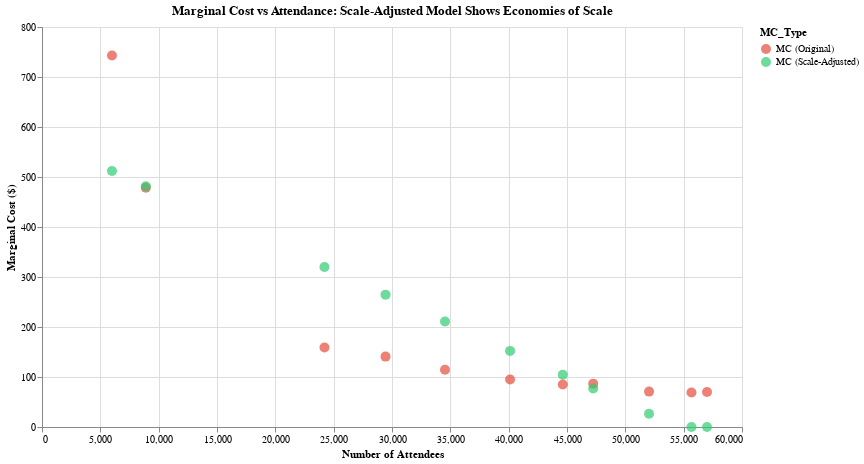

Source (notebook cell):
### Code cell
# Show the marginal cost relationship
mc_comparison = analysis_data_valid[['Month', 'Month_Label', 'Estimated_Attendees', 
                                       'MC_Positive', 'MC_Scale_Adjusted']].copy()

# Reshape
mc_long = pd.melt(
    mc_comparison,
    id_vars=['Month', 'Month_Label', 'Estimated_Attendees'],
    value_vars=['MC_Positive', 'MC_Scale_Adjusted'],
    var_name='MC_Type',
    value_name='Marginal_Cost'
)

mc_long['MC_Type'] = mc_long['MC_Type'].replace({
    'MC_Positive': 'MC (Original)',
    'MC_Scale_Adjusted': 'MC (Scale-Adjusted)'
})

# Scatter plot with trend line
scatter = alt.Chart(mc_long).mark_circle(size=100).encode(
    x=alt.X('Estimated_Attendees:Q', title='Number of Attendees'),
    y=alt.Y('Marginal_Cost:Q', title='Marginal Cost ($)'),
    color=alt.Color('MC_Type:N',
                    scale=alt.Scale(domain=['MC (Original)', 'MC (Scale-Adjusted)'],
                                   range=['#e74c3c', '#2ecc71'])),
    tooltip=[
        alt.Tooltip('Month_Label:N', title='Month'),
        alt.Tooltip('Estimated_Attendees:Q', title='Attendees', format=','),
        alt.Tooltip('Marginal_Cost:Q', title='MC', format='$,.2f'),
        alt.Tooltip('MC_Type:N', title='Type')
    ]
).properties(
    title='Marginal Cost vs Attendance: Scale-Adjusted Model Shows Economies of Scale',
    width=700,
    height=400
)

scatter

### Figure 1 — Vega-Lite specification as saved in the notebook (floating-point values rounded to 4 significant figures)
{"config": {"view": {"continuousWidth": 300, "continuousHeight": 300}}, "data": {"name": "data-23811bd9707061179cd5f3a5c8b4f0a9"}, "mark": {"type": "circle", "size": 100}, "encoding": {"color": {"field": "MC_Type", "scale": {"domain": ["MC (Original)", "MC (Scale-Adjusted)"], "range": ["#e74c3c", "#2ecc71"]}, "type": "nominal"}, "tooltip": [{"field": "Month_Label", "title": "Month", "type": "nominal"}, {"field": "Estimated_Attendees", "format": ",", "title": "Attendees", "type": "quantitative"}, {"field": "Marginal_Cost", "format": "$,.2f", "title": "MC", "type": "quantitative"}, {"field": "MC_Type", "title": "Type", "type": "nominal"}], "x": {"field": "Estimated_Attendees", "title": "Number of Attendees", "type": "quantitative"}, "y": {"field": "Marginal_Cost", "title": "Marginal Cost ($)", "type": "quantitative"}}, "height": 400, "title": "Marginal Cost vs Attendance: Scale-Adjusted Model Shows Economies of Scale", "width": 700, "$schema": "https://vega.github.io/schema/vega-lite/v5.20.1.json", "datasets": {"data-23811bd9707061179cd5f3a5c8b4f0a9": [{"Month": 1, "Month_Label": "Jan", "Estimated_Attendees": 8898, "MC_Type": "MC (Original)", "Marginal_Cost": 478.4}, {"Month": 2, "Month_Label": "Feb", "Estimated_Attendees": 55669, "MC_Type": "MC (Original)", "Marginal_Cost": 68.9}, {"Month": 3, "Month_Label": "Mar", "Estimated_Attendees": 52032, "MC_Type": "MC (Original)", "Marginal_Cost": 70.76}, {"Month": 4, "Month_Label": "Apr", "Estimated_Attendees": 44637, "MC_Type": "MC (Original)", "Marginal_Cost": 84.96}, {"Month": 5, "Month_Label": "May", "Estimated_Attendees": 34541, "MC_Type": "MC (Original)", "Marginal_Cost": 114.4}, {"Month": 6, "Month_Label": "Jun", "Estimated_Attendees": 24211, "MC_Type": "MC (Original)", "Marginal_Cost": 159.1}, {"Month": 7, "Month_Label": "Jul", "Estimated_Attendees": 29446, "MC_Type": "MC (Original)", "Marginal_Cost": 140.8}, {"Month": 8, "Month_Label": "Aug", "Estimated_Attendees": 47246, "MC_Type": "MC (Original)", "Marginal_Cost": 86.7}, {"Month": 9, "Month_Label": "Sep", "Estimated_Attendees": 40119, "MC_Type": "MC (Original)", "Marginal_Cost": 95.1}, {"Month": 10, "Month_Label": "Oct", "Estimated_Attendees": 57001, "MC_Type": "MC (Original)", "Marginal_Cost": 69.84}, {"Month": 11, "Month_Label": "Nov", "Estimated_Attendees": 5998, "MC_Type": "MC (Original)", "Marginal_Cost": 742.8}, {"Month": 1, "Month_Label": "Jan", "Estimated_Attendees": 8898, "MC_Type": "MC (Scale-Adjusted)", "Marginal_Cost": 481.3}, {"Month": 2, "Month_Label": "Feb", "Estimated_Attendees": 55669, "MC_Type": "MC (Scale-Adjusted)", "Marginal_Cost": 0.0}, {"Month": 3, "Month_Label": "Mar", "Estimated_Attendees": 52032, "MC_Type": "MC (Scale-Adjusted)", "Marginal_Cost": 26.64}, {"Month": 4, "Month_Label": "Apr", "Estimated_Attendees": 44637, "MC_Type": "MC (Scale-Adjusted)", "Marginal_Cost": 104.6}, {"Month": 5, "Month_Label": "May", "Estimated_Attendees": 34541, "MC_Type": "MC (Scale-Adjusted)", "Marginal_Cost": 211.0}, {"Month": 6, "Month_Label": "Jun", "Estimated_Attendees": 24211, "MC_Type": "MC (Scale-Adjusted)", "Marginal_Cost": 319.9}, {"Month": 7, "Month_Label": "Jul", "Estimated_Attendees": 29446, "MC_Type": "MC (Scale-Adjusted)", "Marginal_Cost": 264.7}, {"Month": 8, "Month_Label": "Aug", "Estimated_Attendees": 47246, "MC_Type": "MC (Scale-Adjusted)", "Marginal_Cost": 77.08}, {"Month": 9, "Month_Label": "Sep", "Estimated_Attendees": 40119, "MC_Type": "MC (Scale-Adjusted)", "Marginal_Cost": 152.2}, {"Month": 10, "Month_Label": "Oct", "Estimated_Attendees": 57001, "MC_Type": "MC (Scale-Adjusted)", "Marginal_Cost": 0.0}, {"Month": 11, "Month_Label": "Nov", "Estimated_Attendees": 5998, "MC_Type": "MC (Scale-Adjusted)", "Marginal_Cost": 511.8}]}}
